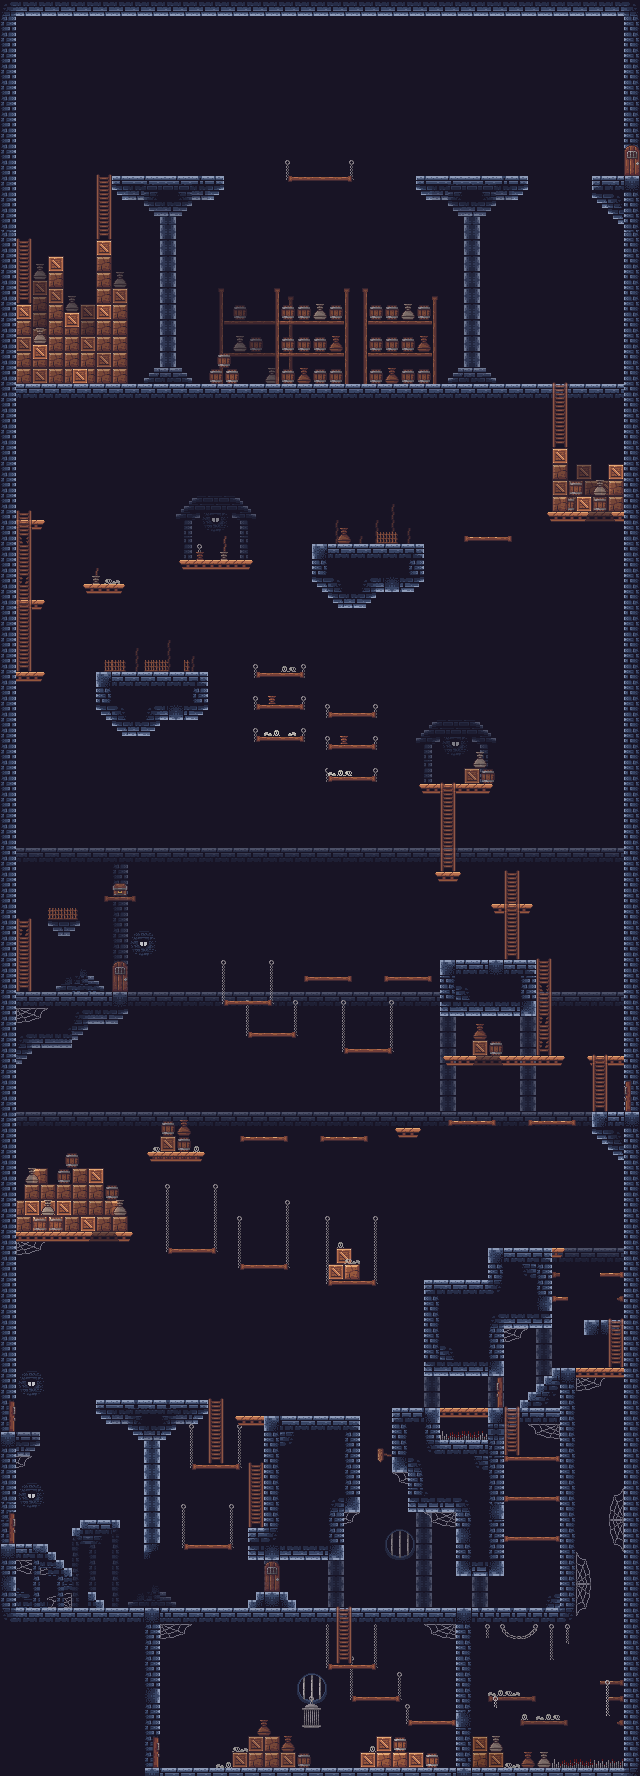

Rendered tile map (Tiled .tmx) drawn with the repository's tilesets; below, a short description and the map source with its tile grids summarised:
An orthogonal 80x222 tile map with 8x8 px tiles, 8 tile layers (background, ambiente, movableObjects, dettagli, ...), 2 tilesets and 15 objects (12x ladder, 2x box, player).

<map version="1.10" tiledversion="1.10.2" orientation="orthogonal" renderorder="right-down" width="80" height="222" tilewidth="8" tileheight="8" infinite="0" nextlayerid="12" nextobjectid="45">
 <tileset firstgid="1" source="Dungeon.tsx" />
 <tileset firstgid="1081" source="Dungeon1.tsx" />
 <layer id="2" name="background" width="80" height="222">
  <data>[17760 cells, 17748 non-empty, 72 distinct tile ids]</data>
 </layer>
 <layer id="10" name="ambiente" width="80" height="222" opacity="0.45">
  <data>[17760 cells, 906 non-empty, 96 distinct tile ids]</data>
 </layer>
 <layer id="9" name="movableObjects" width="80" height="222">
  <data>[17760 cells, 0 non-empty, 0 distinct tile ids]</data>
 </layer>
 <layer id="3" name="dettagli" width="80" height="222" opacity="0.74">
  <data>[17760 cells, 1856 non-empty, 320 distinct tile ids]</data>
 </layer>
 <objectgroup id="6" name="Objects">
  <object id="1" name="player" x="199.27" y="1750.08" width="12" height="17" />
  <object id="4" name="ladder" x="336.573" y="1599.43" width="14.5" height="64.75" />
  <object id="9" name="box" x="103.948" y="1503.99" width="16" height="16">
   <properties>
    <property name="type" value="1" />
   </properties>
  </object>
  <object id="16" name="ladder" x="247.948" y="1455.99" width="16" height="72" />
  <object id="17" name="ladder" x="207.948" y="1393.32" width="16" height="70.6667" />
  <object id="18" name="box" x="327.948" y="1399.99" width="16" height="16">
   <properties>
    <property name="type" value="1" />
   </properties>
  </object>
  <object id="20" name="ladder" x="607.948" y="1311.99" width="16" height="56" />
  <object id="22" name="ladder" x="503.948" y="1399.99" width="16" height="56" />
  <object id="25" name="ladder" x="591.948" y="1048.12" width="16" height="63.875" />
  <object id="26" name="ladder" x="503.948" y="864.739" width="16" height="95.25" />
  <object id="33" name="ladder" x="15.948" y="583.989" width="16" height="88" />
  <object id="34" name="ladder" x="439.948" y="775.989" width="16" height="96" />
  <object id="42" name="ladder" x="551.948" y="375.989" width="16" height="72" />
  <object id="43" name="ladder" x="15.948" y="231.989" width="16" height="72" />
  <object id="44" name="ladder" x="95.948" y="167.989" width="16" height="72" />
 </objectgroup>
 <layer id="4" name="walls" width="80" height="222">
  <properties>
   <property name="collides" value="true" />
  </properties>
  <data>[17760 cells, 1368 non-empty, 169 distinct tile ids]</data>
 </layer>
 <layer id="7" name="OneWay" width="80" height="222">
  <properties>
   <property name="collides" value="true" />
  </properties>
  <data>[17760 cells, 83 non-empty, 14 distinct tile ids]</data>
 </layer>
 <layer id="8" name="slide" width="80" height="222">
  <properties>
   <property name="collides" value="true" />
  </properties>
  <data>[17760 cells, 30 non-empty, 6 distinct tile ids]</data>
 </layer>
 <layer id="5" name="verWalls" width="80" height="222">
  <properties>
   <property name="collides" value="true" />
   <property name="vertical" value="true" />
  </properties>
  <data>[17760 cells, 1350 non-empty, 130 distinct tile ids]</data>
 </layer>
</map>
